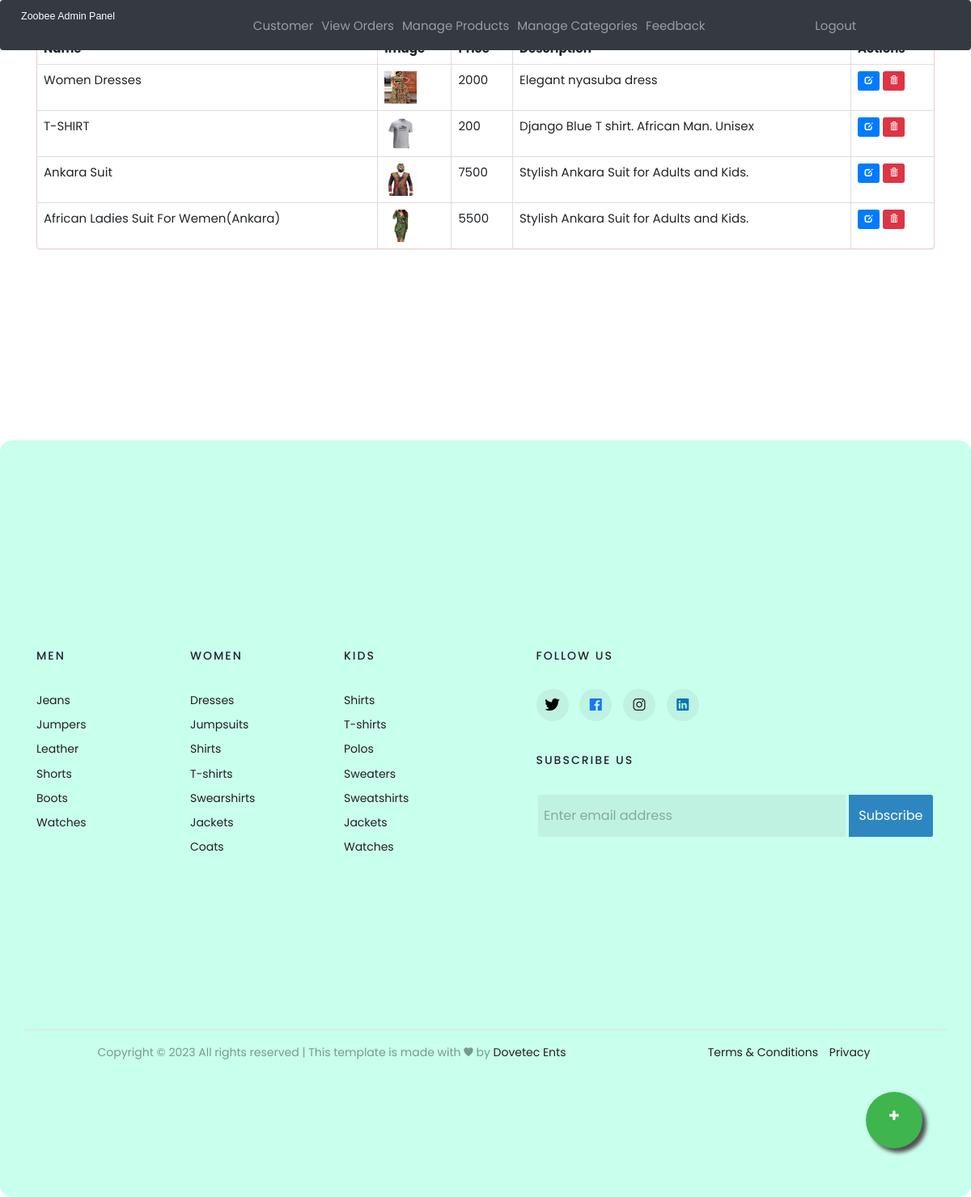
The page /admin-products (signed in) on the database its author committed.
### ecom/models.py (models this page shows, shortened)
class Product(models.Model):
    name=models.CharField(max_length=40)
    product_image= models.ImageField(upload_to='product_image/',null=True,blank=True)
    price = models.PositiveIntegerField()
    description=models.CharField(max_length=40)

### ecom/views.py (the view)
# urls.py: path('admin-products', views.admin_products_view,name='admin-products'),
@login_required(login_url='adminlogin')
def admin_products_view(request):
    products=models.Product.objects.all()
    return render(request,'ecom/admin_products.html',{'products':products})

### templates/ecom/admin_products.html (shortened to what this page needs)
{% extends 'ecom/admin_base.html' %}
{% load static %}
{% block content %}
<head>
{% load static %}
  <link href="//netdna.bootstrapcdn.com/bootstrap/3.0.0/css/bootstrap.min.css" rel="stylesheet" id="bootstrap-css">
</head>
<div class="container">
  <div class="panel panel-danger">
    <div class="panel-heading">
      <h6 class="panel-title">Total Products</h6>
    </div>
    <table class="table table-hover table-bordered" id="dev-table">
      <thead>
        <tr>
          <th>Name</th>
          <th>Image</th>
          <th>Price</th>
          <th>Description</th>
          <th>Actions</th>
        </tr>
      </thead>
      {% for p in products %}
      {% if p %}
      <tr>
        <td> {{p.name}}</td>
        <td> <img src="{% static p.product_image.url %}" alt="Profile Pic" height="40px" width="40px" /></td>
        <td>{{p.price}}</td>
        <td>{{p.description}}</td>
        <td><a class="btn btn-primary btn-xs" href="{% url 'update-product' p.id  %}"><span
              class="glyphicon glyphicon-edit"></span></a>
          <a class="btn btn-danger btn-xs" href="{% url 'delete-product' p.id  %}"><span
              class="glyphicon glyphicon-trash"></span></a>
        </td>
      </tr>
      {%else%}
      <br><br><br>
      <h1>No Products!!</h1>
      {% endif %}
      {% endfor %}
    </table>
  </div>
</div>
<a href="/admin-add-product" class="float">
  <i class="fa fa-plus my-float"></i>
</a>
{% endblock content %}

### templates/ecom/admin_base.html (style rules this page uses)
body { margin: 0; padding: 0; box-sizing: border-box; }

### templates/ecom/admin_products.html (style rules this page uses)
a:link { text-decoration: none; }
h6 { text-align: center; }
.float { position: fixed; width: 70px; height: 70px; bottom: 60px; right: 60px; background-color: #3eb54d; color: #FFF; border-radius: 50px; text-align: center; box-shadow: 5px 5px 5px #505050; }
.my-float { margin-top: 22px; }

### rows shown on the page
Product: name "Women Dresses", product_image (picture), price "2000", description "Elegant nyasuba dress"
Product: name "T-SHIRT", product_image (picture), price "200", description "Django Blue T shirt. African Man. Unisex"
Product: name "Ankara Suit", product_image (picture), price "7500", description "Stylish Ankara Suit for Adults and Kids."
Product: name "African Ladies Suit For Wemen(Ankara)", product_image (picture), price "5500", description "Stylish Ankara Suit for Adults and Kids."
